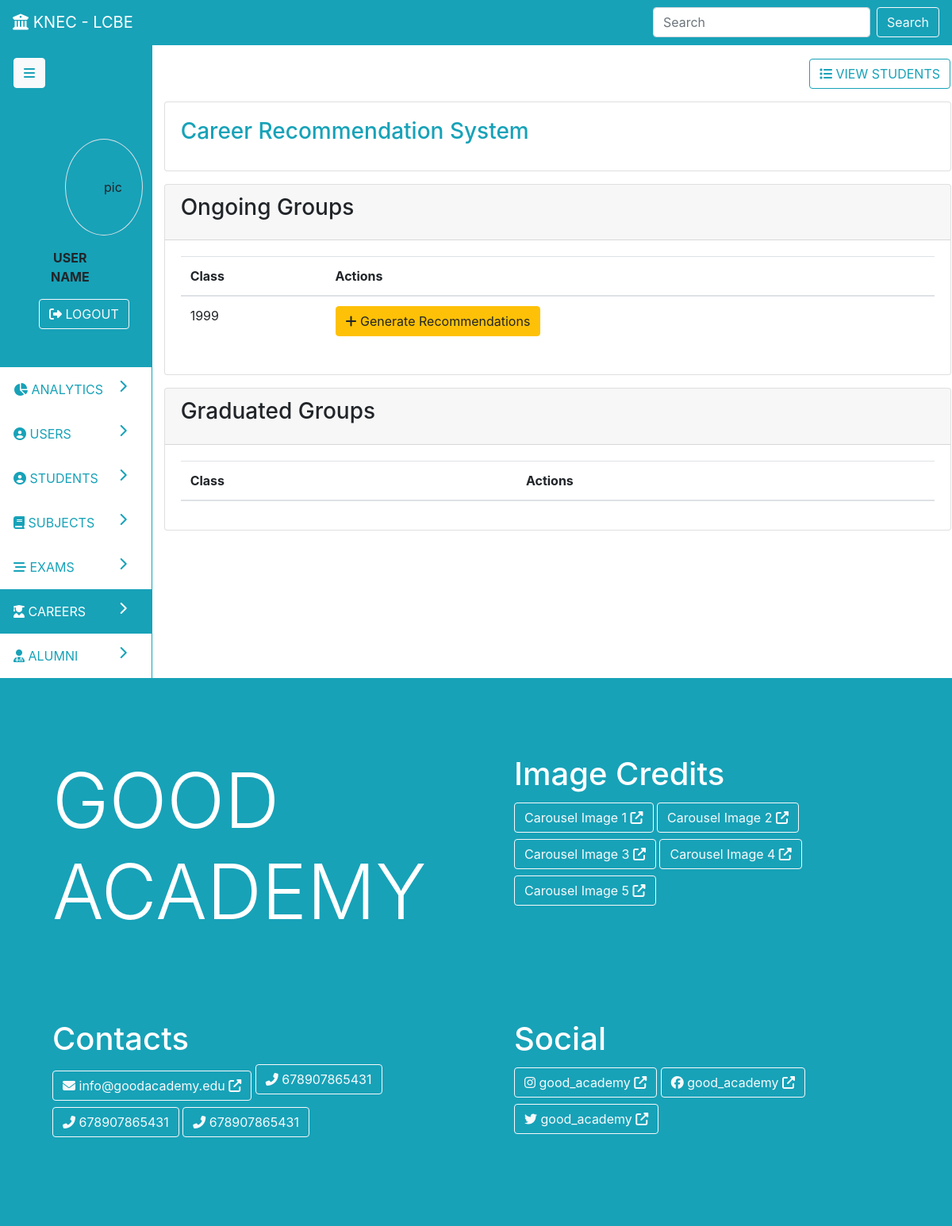
The app's page /careers, older data.
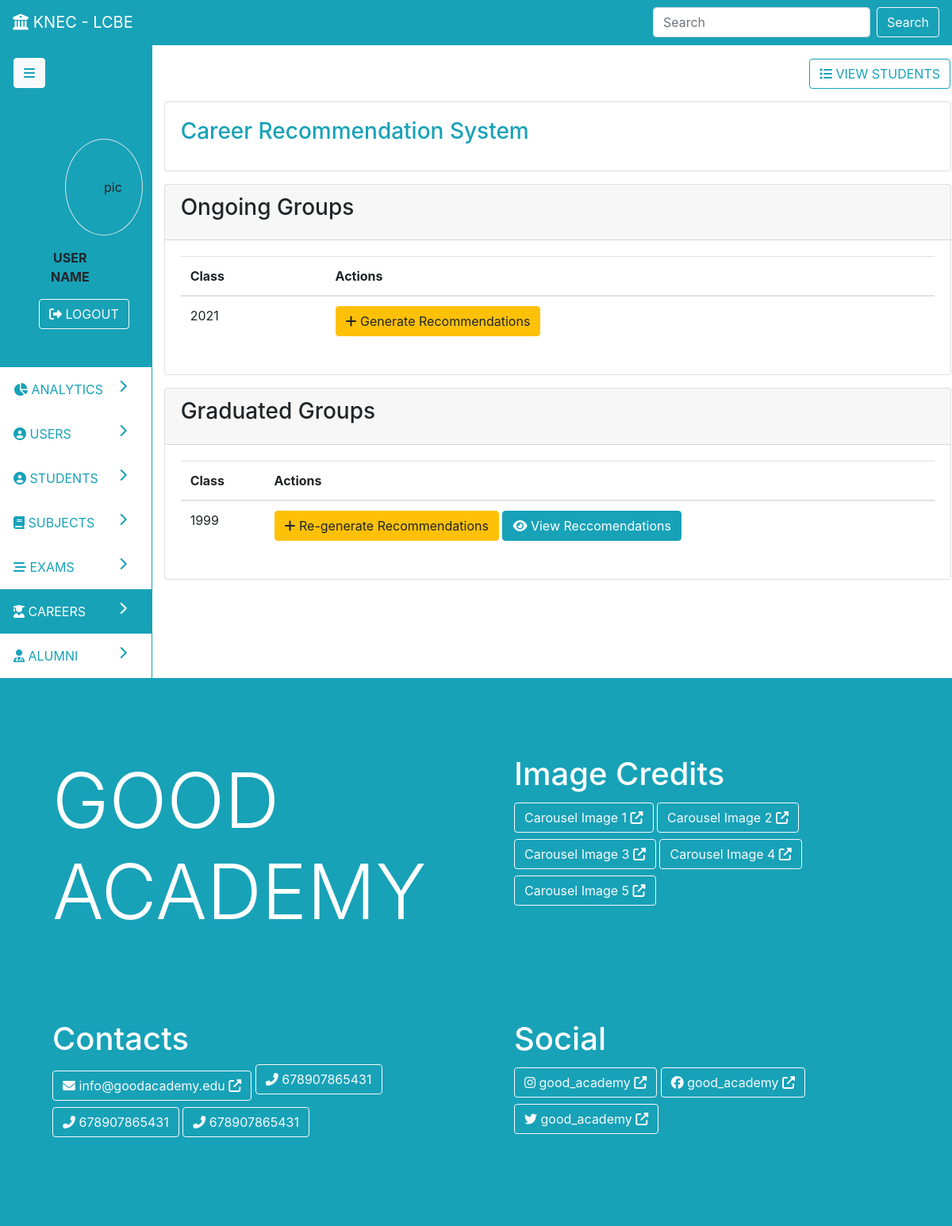
The same page, newer data.
### parent/models.py (models this page shows, shortened)
class Group(db.Model):
	id = db.Column(db.Integer, primary_key=True)
	year = db.Column(db.String(19), nullable=False)
	students = db.relationship('Student', backref='group', lazy=True, cascade='all, delete')
	status = db.Column(db.String(19), nullable=False, default='ongoing')
	exams = db.relationship('Exam', backref='group', lazy=True, cascade='all, delete')
	created_at = db.Column(db.DateTime, nullable=False, default=datetime.utcnow)
	updated_at = db.Column(db.DateTime, nullable=True, onupdate=datetime.utcnow)

### parent/routes.py (the view)
@app.route('/careers', methods=['POST', 'GET'])
def careers():
	groups = Group.query.filter_by(status='ongoing')
	alumni = Group.query.filter_by(status='alumni')
	return render_template('admin/careers.html', nav='dash', page='careers', action='read', groups=groups, alumni=alumni)

### parent/templates/admin/careers.html (shortened to what this page needs)
{% extends 'admin-dash.html' %}
{% block pagedata %}
{% if action=='read' %}
<div class="row">
	<div class="col p-3">
		<a class="btn float-right btn-outline-info" href="{{ url_for('students') }}"><i class="fas fa-list"></i> VIEW STUDENTS</a>
	</div>
</div>
<div class="row">
	<div class="col">
		<div class="card">
			<div class="card-body">
				<h3 class="card-title text-info">Career Recommendation System</h3>
			</div>
		</div>
	</div>
</div>
<div class="row my-3">
	<div class="col">
		<div class="card">
			<div class="card-header">
				<h3 class="card-title">Ongoing Groups</h3>
			</div>
			<div class="card-body table-responsive">
				<table class="table table-hover">
					<thead>
						<tr>
							<th>Class</th><th>Actions</th>
						</tr>
					</thead>
					<tbody>
						{% for group in groups %}
						<tr>
							<td>{% print(group.year) %}</td>
							<td>
								{% if group.students[0].career %}
									<a class="btn btn-warning" href="{{ url_for('recreate_careers', id=group.id) }}"><i class="fas fa-plus"></i> Re-generate Recommendations</a>
									<a class="btn btn-info" href="{{ url_for('view_careers', id=group.id) }}"><i class="fas fa-eye"></i> View Reccomendations</a>
								<a class="btn btn-info" href="{{ url_for('create_alumni', id=group.id) }}"><i class="fas fa-user-graduate"></i> Graduate Group</a>
								{% else %}
									<a class="btn btn-warning" href="{{ url_for('create_careers', id=group.id) }}"><i class="fas fa-plus"></i> Generate Recommendations</a>
								{% endif %}
							</td>
						</tr>
						{% endfor %}
					</tbody>
				</table>
			</div>
		</div>
		<div class="card my-3">
			<div class="card-header">
				<h3 class="card-title">Graduated Groups</h3>
			</div>
			<div class="card-body table-responsive">
				<table class="table table-hover">
					<thead>
						<tr>
							<th>Class</th><th>Actions</th>
						</tr>
					</thead>
					<tbody>
						{% for group in alumni %}
						<tr>
							<td>{% print(group.year) %}</td>
							<td>
								{% if group.students[0].career %}
									<a class="btn btn-warning" href="{{ url_for('recreate_careers', id=group.id) }}"><i class="fas fa-plus"></i> Re-generate Recommendations</a>
								{% else %}
									<a class="btn btn-warning" href="{{ url_for('create_careers', id=group.id) }}"><i class="fas fa-plus"></i> Generate Recommendations</a>
								{% endif %}
								<a class="btn btn-info" href="{{ url_for('view_careers', id=group.id) }}"><i class="fas fa-eye"></i> View Reccomendations</a>
							</td>
						</tr>
						{% endfor %}
					</tbody>
				</table>
			</div>
		</div>
	</div>
</div>
{% endif %}
{% endblock %}

### parent/templates/admin-dash.html (shortened to what this page needs)
{% extends 'base.html' %}
{%block content%}
<div class="row border border-info">
	<div class="col-2">
		<div class="side-nav ">
			<div class="row bg-info p-3">
				<div class="col"><button class="btn btn-light text-info"><i class="fas fa-bars"></i></button></div>
			</div>
			<div class="row bg-info p-5">
				<div class="col text-center">
					<div class="row">
						<div class="col px-5">
							<div class="p-5 border rounded-circle">pic</div>
						</div>
					</div>
					<div class="row">
						<div class="col p-3"><b>USER NAME</b></div>
					</div>
					<div class="row">
						<div class="col"><button class="btn btn-outline-light"><i class="fas fa-sign-out-alt"></i> LOGOUT</button></div>
					</div>
				</div>
			</div>
			<a id="analytics" class="row nav-link btn-outline-info p-3" href="{{ url_for('admin_dash') }}">
				<div class="col"><i class="fas fa-chart-pie"></i> ANALYTICS <i class="fas fa-chevron-right float-right"></i></div>
			</a>
			<a id="users" class="row nav-link nav-link btn-outline-info p-3" href="{{ url_for('users') }}">
				<div class="col"><i class="fas fa-user-circle"></i> USERS <i class="fas fa-chevron-right float-right"></i></div>
			</a>
			<a id="students" class="row nav-link btn-outline-info p-3" href="{{ url_for('students') }}">
				<div class="col"><i class="fas fa-user-circle"></i> STUDENTS <i class="fas fa-chevron-right float-right"></i></div>
			</a>
			<a id="subjects" class="row nav-link btn-outline-info p-3" href="{{ url_for('subjects') }}">
				<div class="col"><i class="fas fa-book"></i> SUBJECTS <i class="fas fa-chevron-right float-right"></i></div>
			</a>
			<a id="exams" class="row nav-link btn-outline-info p-3" href="{{ url_for('exams') }}">
				<div class="col"><i class="fas fa-stream"></i> EXAMS <i class="fas fa-chevron-right float-right"></i></div>
			</a>
			<a id="careers" class="row nav-link btn-outline-info p-3" href="{{ url_for('careers') }}">
				<div class="col"><i class="fas fa-user-graduate"></i> CAREERS <i class="fas fa-chevron-right float-right"></i></div>
			</a>
			<a id="alumni" class="row nav-link btn-outline-info p-3" href="{{ url_for('alumni') }}">
				<div class="col"><i class="fas fa-user-md"></i> ALUMNI <i class="fas fa-chevron-right float-right"></i></div>
			</a>
		</div>
	</div>
	<div class="col-10 border-left border-info">
		<div class="row justify-content-center">
			<div class="col-md-6">
			</div>
		</div>
		{%block pagedata%}{%endblock%}
	</div>
</div>
{%endblock%}

### parent/templates/base.html (shortened to what this page needs)
<!DOCTYPE html>
<html>
<head>
	<link rel="stylesheet" href="https://maxcdn.bootstrapcdn.com/bootstrap/4.0.0/css/bootstrap.min.css">
	<link rel="stylesheet" href="{{ url_for('static', filename='main.css') }}">
</head>
<body onload="changeNav('{{page}}')">
	{% if nav=='landing' %}
		<nav class="navbar navbar-expand-lg navbar-dark bg-info">
		  <a class="navbar-brand" href="#"><i class="fas fa-university"></i> KNEC - LCBE</a>
		  <button class="navbar-toggler" type="button" data-toggle="collapse" data-target="#navbarSupportedContent" aria-controls="navbarSupportedContent" aria-expanded="false" aria-label="Toggle navigation">
		    <span class="navbar-toggler-icon"></span>
		  </button>
		  <div class="collapse navbar-collapse" id="navbarSupportedContent">
		  	<div class="mr-auto"></div>
		  	<ul class="navbar-nav">
		  		<li class="nav-item">
		  			<a href="#" class="nav-link active">HOME</a>
		  		</li>
			    <li class="nav-item dropdown">
			        <a class="nav-link dropdown-toggle" href="#" id="navbarDropdown" role="button" data-toggle="dropdown" aria-haspopup="true" aria-expanded="false">PORTAL</a>
			        <div class="dropdown-menu" aria-labelledby="navbarDropdown">
			          <a class="dropdown-item" href="{{ url_for('student_login') }}">STUDENT</a>
			          <a class="dropdown-item" href="{{ url_for('admin_login') }}">TEACHER</a>
			        </div>
			    </li>
		  		<li class="nav-item">
		  			<a href="#" class="nav-link">EVENTS</a>
		  		</li>
		  		<li class="nav-item">
		  			<a href="#" class="nav-link">BLOGS</a>
		  		</li>
		  		<li class="nav-item">
		  			<a href="#" class="nav-link">CONTACTS</a>
		  		</li>
		  	</ul>
		  </div>
		</nav>
	{% elif nav=='dash' %}
		<nav class="navbar navbar-expand-lg navbar-dark bg-info">
		  <a class="navbar-brand" href="#"><i class="fas fa-university"></i> KNEC - LCBE</a>
		  <div class="collapse navbar-collapse" id="navbarSupportedContent">
		    <form class="form-inline my-2 my-lg-0">
		      <input class="form-control mr-sm-2" type="search" placeholder="Search" aria-label="Search">
		      <button class="btn btn-outline-light my-2 my-sm-0" type="submit">Search</button>
		    </form>
		  </div>
		</nav>
	{% endif %}
	{%block content%} {%endblock%}
	<div class="row bg-info text-white">
		<div class="col p-5">
			<div class="row">
				<div class="col p-5">
					<h1 class="display-1">GOOD ACADEMY</h1>
				</div>
				<div class="col p-5">
					<h1>Image Credits</h1>
					<a class="btn btn-outline-light my-1" href="">Carousel Image 1 <i class="fas fa-external-link-alt"></i></a>
					<a class="btn btn-outline-light my-1" href="">Carousel Image 2 <i class="fas fa-external-link-alt"></i></a>
					<a class="btn btn-outline-light my-1" href="">Carousel Image 3 <i class="fas fa-external-link-alt"></i></a>
					<a class="btn btn-outline-light my-1" href="">Carousel Image 4 <i class="fas fa-external-link-alt"></i></a>
					<a class="btn btn-outline-light my-1" href="">Carousel Image 5 <i class="fas fa-external-link-alt"></i></a>
				</div>
				<div class="col p-5">
					<h1>Contacts</h1>
					<a class="btn btn-outline-light my-1" href="{{ url_for('rfdb') }}"><i class="fas fa-envelope"></i> info@goodacademy.edu <i class="fas fa-external-link-alt"></i></a>
					<p class="btn btn-outline-light"><i class="fas fa-phone-alt"></i> 678907865431</p>
					<p class="btn btn-outline-light"><i class="fas fa-phone-alt"></i> 678907865431</p>
					<p class="btn btn-outline-light"><i class="fas fa-phone-alt"></i> 678907865431</p>
				</div>
				<div class="col p-5">
					<h1>Social</h1>
					<a class="btn btn-outline-light my-1" href=""><i class="fab fa-instagram"></i> good_academy <i class="fas fa-external-link-alt"></i></a>
					<a class="btn btn-outline-light my-1" href=""><i class="fab fa-facebook"></i> good_academy <i class="fas fa-external-link-alt"></i></a>
					<a class="btn btn-outline-light my-1" href=""><i class="fab fa-twitter"></i> good_academy <i class="fas fa-external-link-alt"></i></a>
				</div>
			</div>
		</div>
	</div>
</body>
</html>

Row changes from the older to the newer data that the page shows:
added Group: year "2021", shown under "Ongoing Groups"
changed Group (number 2 of 2 on the later page): moves from the list under "Ongoing Groups" to the list under "Graduated Groups"
